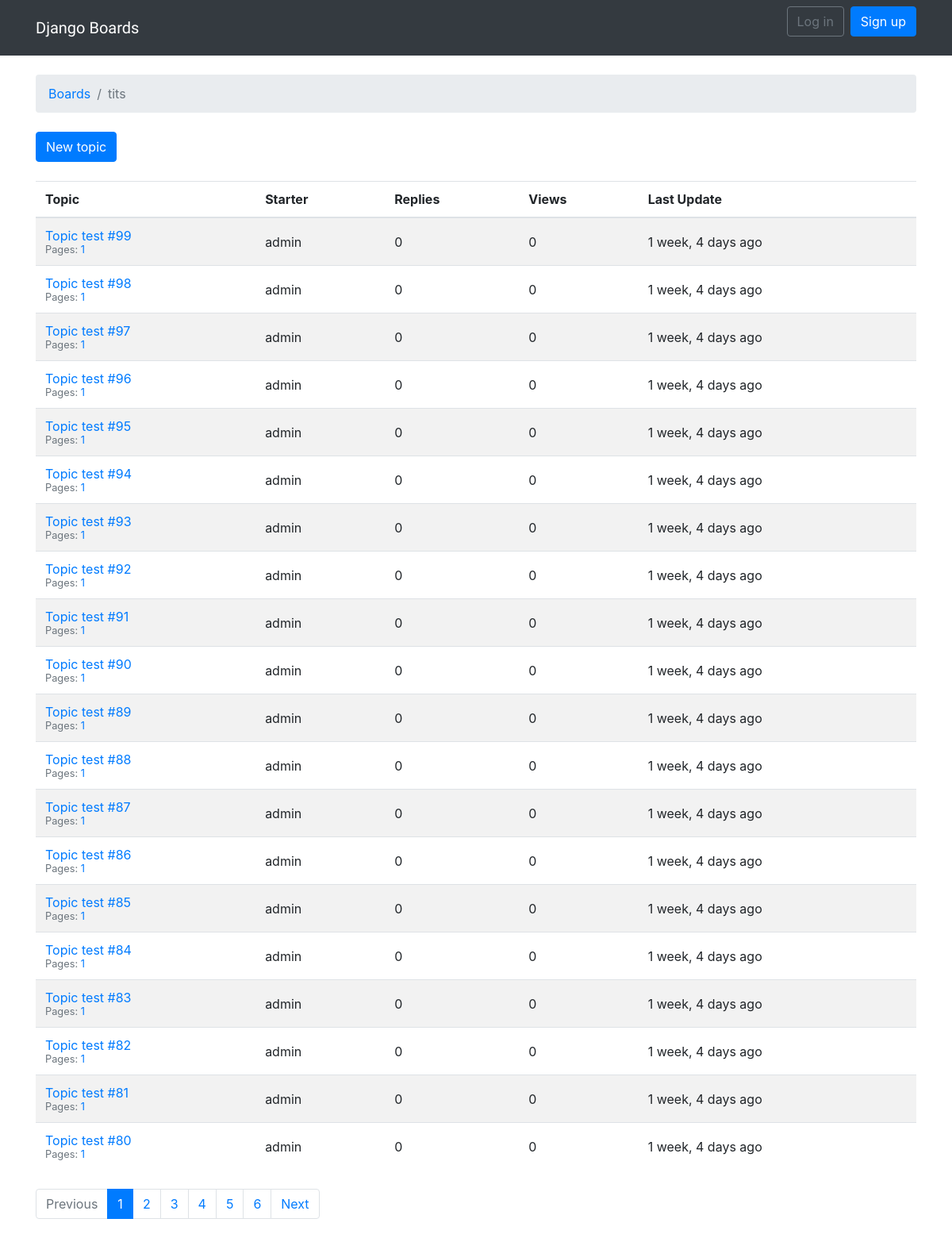
Before: /boards/1 with the older database file.
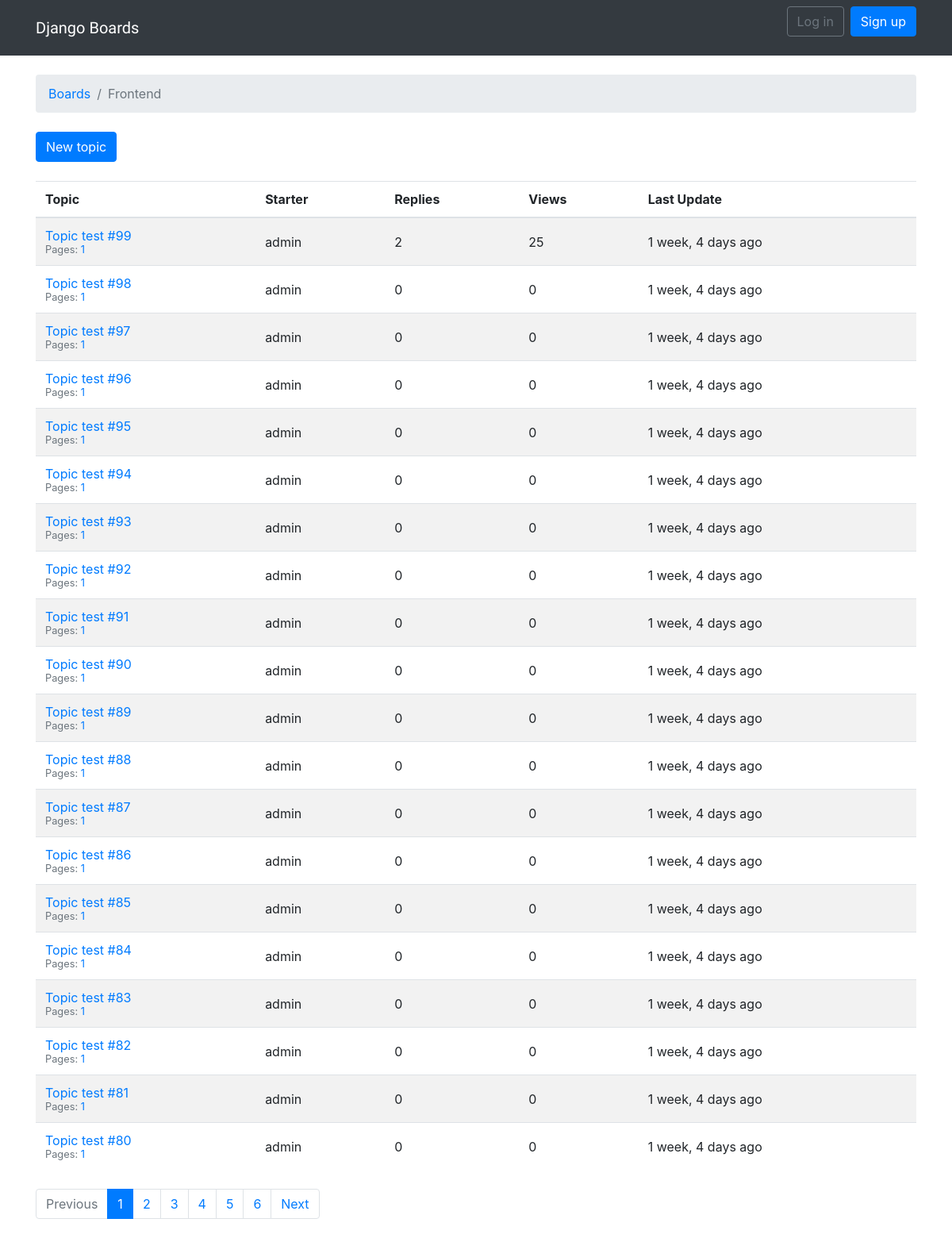
After: the same page with the newer database file.
### boards/models.py (models this page shows, shortened)
class Board(models.Model):
    name = models.CharField(max_length=30, unique=True)
    description = models.CharField(max_length=100)

class Topic(models.Model):
    subject = models.CharField(max_length=255)
    last_updated = models.DateTimeField(auto_now_add=True)
    board = models.ForeignKey(Board, related_name='topics', on_delete=models.CASCADE)
    starter = models.ForeignKey(User, related_name='topics', on_delete=models.DO_NOTHING)
    views = models.PositiveIntegerField(default=0)
    def get_page_count(self):
        count = self.posts.count()
        pages = count / 20
        return math.ceil(pages)
    def has_many_pages(self, count=None):
        if count is None:
            count = self.get_page_count()
        return count > 6
    def get_page_range(self):
        count = self.get_page_count()
        if self.has_many_pages(count):
            return range(1, 5)
        return range(1, count + 1)

### boards/views.py (the view)
# urls.py: path('boards/<str:pk>', views.board_topics, name='board_topics'),
def board_topics(request, pk):
    board = get_object_or_404(Board, pk=pk)
    queryset = board.topics.order_by('-last_updated').annotate(replies=Count('posts') - 1)
    page = request.GET.get('page', 1)
    paginator = Paginator(queryset, 20)
    try:
        topics = paginator.page(page)
    except PageNotAnInteger:
        topics = paginator.page(1)
    except EmptyPage:
        topics = paginator.page(paginator.num_pages)
    return render(request, 'topics.html', {'board': board, 'topics': topics})

### templates/topics.html (shortened to what this page needs)
{% extends 'base.html' %}
{% load humanize %}
{% block breadcrumb %}
  <li class="breadcrumb-item"><a href="{% url 'home' %}">Boards</a></li>
  <li class="breadcrumb-item active">{{ board.name }}</li>
{% endblock %}
{% block content %}
  <div class="mb-4">
    <a href="{% url 'new_topic' board.pk %}" class="btn btn-primary">New topic</a>
  </div>
  <table class="table table-striped mb-4">
    <thead class="thead-inverse">
      <tr>
        <th>Topic</th>
        <th>Starter</th>
        <th>Replies</th>
        <th>Views</th>
        <th>Last Update</th>
      </tr>
    </thead>
    <tbody>
      {% for topic in topics %}
        {% url 'topic_posts' board.pk topic.pk as topic_url %}
        <tr>
          <td>
            <p class="mb-0">
              <a href="{{ topic_url }}">{{ topic.subject }}</a>
            </p>
            <small class="text-muted">
              Pages:
              {% for i in topic.get_page_range %}
                <a href="{{ topic_url }}?page={{ i }}">{{ i }}</a>
              {% endfor %}
            </small>
          </td>
          <td class="align-middle">{{ topic.starter.username }}</td>
          <td class="align-middle">{{ topic.replies }}</td>
          <td class="align-middle">{{ topic.views }}</td>
          <td class="align-middle">{{ topic.last_updated|naturaltime }}</td>
        </tr>
      {% endfor %}
    </tbody>
  </table>
{% if topics.has_other_pages %}
  <nav aria-label="Topics pagination" class="mb-4">
    <ul class="pagination">
      {% if topics.has_previous %}
        <li class="page-item">
          <a class="page-link" href="?page={{ topics.previous_page_number }}">Previous</a>
        </li>
      {% else %}
        <li class="page-item disabled">
          <span class="page-link">Previous</span>
        </li>
      {% endif %}
      {% for page_num in topics.paginator.page_range %}
        {% if topics.number == page_num %}
          <li class="page-item active">
            <span class="page-link">
              {{ page_num }}
            </span>
          </li>
        {% else %}
          <li class="page-item">
            <a class="page-link" href="?page={{ page_num }}">{{ page_num }}</a>
          </li>
        {% endif %}
      {% endfor %}
      {% if topics.has_next %}
        <li class="page-item">
          <a class="page-link" href="?page={{ topics.next_page_number }}">Next</a>
        </li>
      {% else %}
        <li class="page-item disabled">
          <span class="page-link">Next</span>
        </li>
      {% endif %}
    </ul>
  </nav>
{% endif %}
{% endblock %}

Changed rows visible on the page:
changed Board: name "tits" → "Frontend"
changed Topic "Topic test #99": replies "0" → "2"; views "0" → "25"
